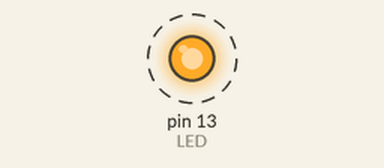
A sketch run on a simulated Arduino Uno, built with avr-gcc and run on an emulated ATmega328P. Parts: output pins drawn as LEDs (lit = HIGH). Dashed ring = blinking.

Above: at 0.2 s.
Timing chart, 0 to 3.0 s (numbered marks = the images above):
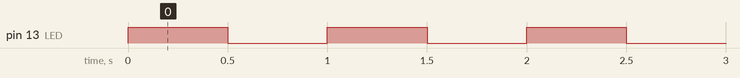

Measured:
- by itself, pin 13 (LED): alternates HIGH for 0.50 s and LOW for 0.50 s

The sketch:

sketch_1.1.ino
```cpp
const uint8_t LED = 13;

void setup()
{
  pinMode(LED, OUTPUT);
}

void loop()
{
  digitalWrite(LED, !digitalRead(LED));
  delay(500);
}
```
